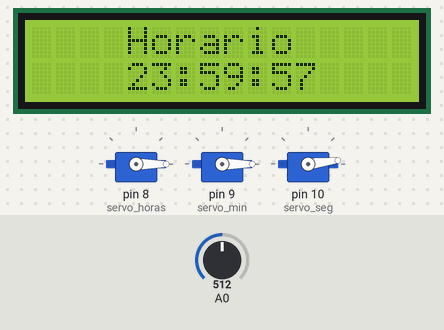
The sketch below on a simulated Arduino Uno, built with avr-gcc and run on an emulated ATmega328P. Parts: 3 × servo, 16×2 character LCD. The inputs (shaded band) are chosen by the test bench; at power-on: A0 = 512. What the sketch prints to the serial monitor is not drawn.

Above: at 1.2 s.
1.3 s: A0 set to 682
At 2.3 s:
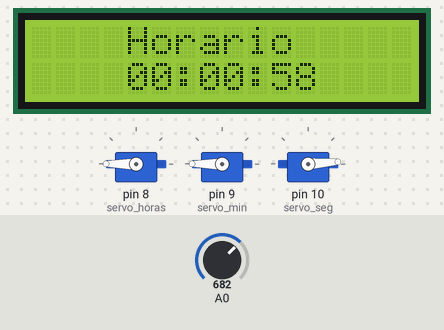
3.5 s: A0 set to 767
At 4.4 s:
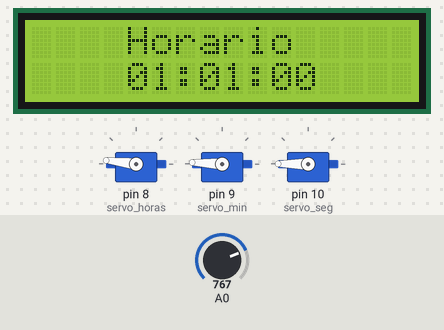
6.0 s: A0 set to 511
At 24.4 s:
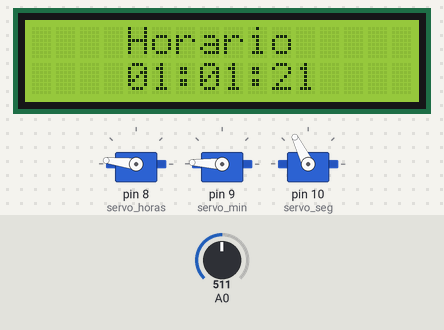
Timing chart, 0 to 24.6 s (numbered marks = the images above; inputs shaded):
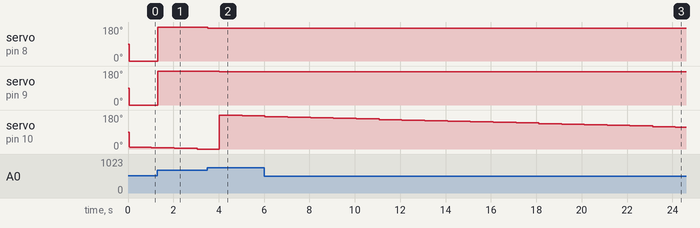

Measured:
- after the input at 1.3 s, servo on pin 8 (servo_horas), servo on pin 9 (servo_min): 0° → 180° at once
- after the input at 3.5 s, servo on pin 8 (servo_horas): 180° → 173° at once
- what the display in image 1 shows lasts 0.5 s, from 2.0 s to 2.5 s

The sketch:

Update_Reloj_Servo_Display.ino
```cpp
/******************************************************************************

           **       *****      *****
         ******     *******    *******
         **  **     **   **    **    **
          **        **  ***    **    **
           **       ******     **    **
            **      ***        **    **
         **  **     ***        **    **
         ******     ***        *******
           **       ***        *****


                UNIVERSIDAD TECNOLOGICA NACIONAL
                Facultad Regional Avellaneda
                Tecnicatura Superior en Programación

        Asignatura: Sistema de Procesamiento de Datos.

        	TRABAJO PRACTICO N° 02:
            Reloj con servomotores y display LCD

        Grupo: Eleven
        Alumnos:
        - Chirdo, Nicolas Andres           nchirdo@hotmail.com
        - Díaz, Orlando                    ojose89@gmail.com
        - Fernández, Florencia             florenciafernandezasconape@gmail.com
        - jiménez, Matías                  matias.jimenez.0096@gmail.com
        Division: 1 F
                ---- Primer cuatrimestre 2022 ----

        Fecha de entrega 29/06/2022

******************************************************************************/

#define TIME 1000
#define NO_BOTON 0
#define BOTON_SEG  1
#define BOTON_MIN  2
#define BOTON_HORA 3
#define BOTON_PAUSA 4

#include <LiquidCrystal.h>
#include <Servo.h>

//LiquidCrystal(rs, enable, d4, d5, d6, d7)

LiquidCrystal lcd(2, 3, 4, 5, 6, 7);
Servo servo_horas;
Servo servo_min;
Servo servo_seg;

/****************************PROTOTIPOS*************************/
void ImprimirSegundos();
void ImprimirMinutos();
void ImprimirHoras();

int LeerBoton();
void ImprimirReloj();
void FuncBotones();
void CorrerElTiempo();
void PosicionarServo();

void ImprimirReloj();
void ParpadearDosPuntitos();
/****************************PROTOTIPOS*************************/

void setup()
{

	Serial.begin(9600);
	servo_horas.attach(8);
	servo_min.attach(9);
	servo_seg.attach(10);
	lcd.begin(16, 2);
	lcd.print("    Horario");
	lcd.setCursor(4, 1);


}
/************************VARIABLES GLOBALES********************/
unsigned long millis_antes = 0;
unsigned long millis_antes2 = 0;
int flagPausa = HIGH;


//CONTADORES
int contadorSeg = 55;
int contadorMin = 59;
int contadorHora = 23;
int contadorDosPuntitos = 0;
//BOTONES
int botonAntes = NO_BOTON;
/************************VARIABLES GLOBALES********************/

/****************************FUNCIONES*************************/

//\Brief funcion para imprimir segundos en el display.
//\param recibe contadores declarados en variables globales
//\return no  devuelve ningún valor de retorno
void ImprimirSegundos()
{
	//seg
	if (contadorSeg > 59)
	{
		contadorSeg = 0;
		contadorMin++;
	}

	if (contadorSeg < 10)
	{
		lcd.setCursor(10, 1);
		lcd.print("0");
		lcd.print(contadorSeg);
	}
	else
	{
		lcd.setCursor(10, 1);
		lcd.print(contadorSeg);
	}
}

//\Brief funcion para imprimir minutos en el display.
//\param recibe contadores declarados en variables globales
//\return no  devuelve ningún valor de retorno
void ImprimirMinutos()
{
	//min
	if (contadorMin > 59)
	{
		contadorMin = 0;
		contadorHora++;
	}

	if (contadorMin < 10)
	{
		lcd.setCursor(7, 1);
		lcd.print("0");
		lcd.print(contadorMin);
	}
	else
	{
		lcd.setCursor(7, 1);
		lcd.print(contadorMin);
	}
}

//\Brief funcion para imprimir horas en el display
//\param recibe contadores declarados en variables globales
//\return no  devuelve ningún valor de retorno
void ImprimirHoras()
{
	//horas
	if (contadorHora > 23)
	{
		contadorHora = 0;
	}

	if (contadorHora < 10)
	{
		lcd.setCursor(4, 1);
		lcd.print("0");
		lcd.print(contadorHora);
	}
	else
	{
		lcd.setCursor(4, 1);
		lcd.print(contadorHora);
	}
}

//\Brief leer el valor analogico de los botones (entrada A0)
//\param recibe contadores declarados en variables globales.
//\return devuelve el boton presionado.
int LeerBoton()
{
	int valorA0 = analogRead(A0);
	valorA0 = analogRead(A0);

	if (valorA0 > 502 && valorA0 < 522)
		return BOTON_SEG;

	if (valorA0 > 672 && valorA0 < 692)
		return BOTON_MIN;

	if (valorA0 > 757 && valorA0 < 777)
		return BOTON_HORA;

	if (valorA0 > 808 && valorA0 < 828)

		return BOTON_PAUSA;

	return NO_BOTON;
}

//\Brief invocar a las funciones que imprimen en eñ display.
//\param funciones de imprimir en display el tiempo.
//\return no devuelve ningún valor de retorno.
void ImprimirReloj()
{
	ImprimirSegundos();
	ImprimirMinutos();
	ImprimirHoras();
}

//\Brief asignar funciones a los botones.
//\param funcion LeerBoton().
//\return no devuelve ningún valor de retorno.
void FuncBotones()
{
	int botonAhora = LeerBoton();

	if (botonAhora != NO_BOTON && botonAhora != botonAntes)
	{
		switch (botonAhora)
		{
		case BOTON_SEG:
			contadorSeg++;
			Serial.println("...::: Segundos ++ :::...");
			break;
		case BOTON_MIN:
			contadorMin++;
			Serial.println("...::: Minutos  ++ :::...");
			break;
		case BOTON_HORA:
			Serial.println("...::: Horas    ++ :::...");
			contadorHora++;
			break;
		case BOTON_PAUSA:
			if (flagPausa)
			{
				Serial.println("...:::   pausa     :::...");
			}
			else
			{
				Serial.println("...:::   Inicio    :::...");
			}
			flagPausa = !flagPausa;
			break;
		}
	}
	botonAntes = botonAhora;
}

//\Brief Funcion para iniciar tiempo.
//\param recibe contadores declarados en variables globales.
//\return no devuelve ningún valor de retorno.
void CorrerElTiempo()
	{

		unsigned long millisAhora = millis();
		if (flagPausa)
		{
			if (millisAhora - millis_antes2 >= TIME / 2)
			{
				contadorDosPuntitos++;
				millis_antes2 = millisAhora;
			}

			if (millisAhora - millis_antes >= TIME)
			{
				contadorSeg++;
				millis_antes = millisAhora;
			}
		}
	}

//\Brief Funcion para posicionar los servomotores.
//\param recibe contadores declarados en variables globales.
//\return no devuelve ningún valor de retorno.
void PosicionarServo()
{
	int posicionServoSeg = map(contadorSeg, 0, 59, 180, 0);
	servo_seg.write(posicionServoSeg);

	int posicionServoMin = map(contadorMin, 0, 59, 180, 0);
	servo_min.write(posicionServoMin);

	int posicionServoHoras = map(contadorHora, 0, 23, 180, 0);
	servo_horas.write(posicionServoHoras);
}

//\Brief Funcion para dar intermitencia a los signos separadores
  // de las variables de tiempo impresas en el display.
//\param recibe variables declaradas globalmente.
//\return no devuelve ningún valor de retorno.
void ParpadearDosPuntitos()
{
	if (!flagPausa)
	{
		lcd.setCursor(6, 1);
		lcd.print(":");
		lcd.setCursor(9, 1);
		lcd.print(":");
	}
	else if (contadorDosPuntitos % 2 == 0)
	{
		lcd.setCursor(6, 1);
		lcd.print(":");
		lcd.setCursor(9, 1);
		lcd.print(":");
	}
	else
	{
		lcd.setCursor(6, 1);
		lcd.print(" ");
		lcd.setCursor(9, 1);
		lcd.print(" ");
	}
}
/****************************FUNCIONES*************************/

/****************************Loop*************************/

//\Brief Funcion cuyo emergente sistemico es el funcionamiento
  // total del reloj.
//\param funcion ParpadearDosPuntitos();
//\param funcion PosicionarServo();
//\param funcion CorrerElTiempo();
//\param funcion FuncBotones();
//\param funcion ImprimirReloj();
//\return no devuelve ningún valor de retorno.
void loop()
{

	ParpadearDosPuntitos();
	PosicionarServo();
	CorrerElTiempo();
	FuncBotones();
	ImprimirReloj();

	delay(7);
}

/****************************Loop*************************/
```
